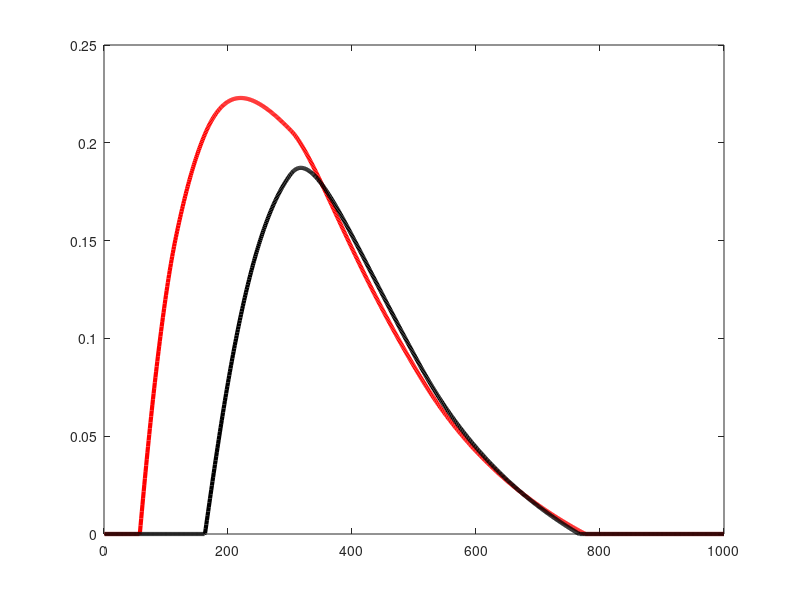
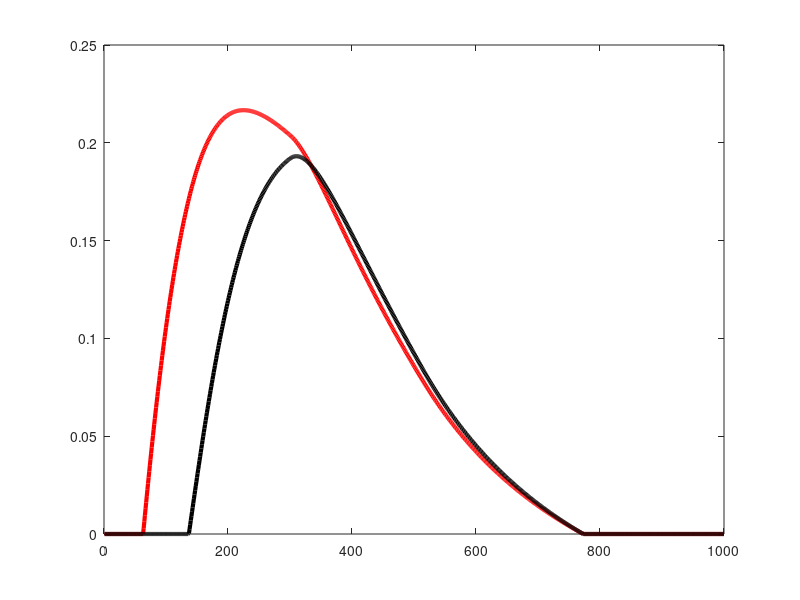
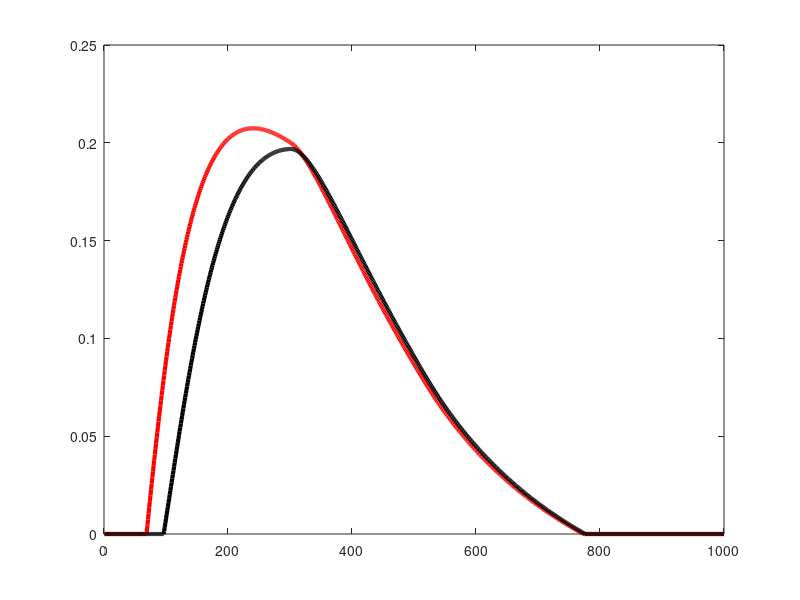
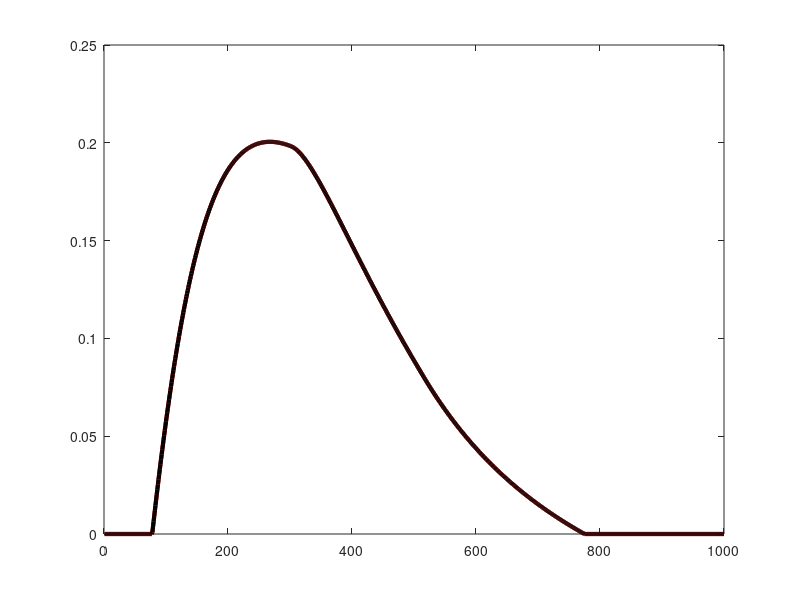

MATLAB code to generate these figures, in order:
function neural_output_before_IMG_adap
%%%%using the original gains to generate neural output for beh_model

clear;
close all;

repNO =7; %%%%7 levels of ba-da continue

input_bada_first100 = [1 0; 
              0.833 0.167;
              0.667 0.333;
              0.5 0.5; 
              0.333 0.667;
              0.167 0.833;
              0 1];
          
input_bada_101to300 = ones(7,2).*0.5;

%%%%time of input to layer1
audi_present_time_consonant = 100; %the duration of format transition in /ba/ /da/ as shown in F2
audi_present_time_vowel = 300; %stimuli duration in total in the beh exp;

inhibit= .3; 
thresh= .15; 
leak=.15;
VErev = 1; 
VIrev = -0.29; 
VLrev = 0; 
feedback= 0;
depletion= 0.324; 
recovery= 0.022; 

dtmem_orig = [.046; .015]./1.5; 
dtmem = dtmem_orig;
%dtmeminh = dtmem_orig; %%%%may have a synaptic gain for inh and leak unchanged
dtamp= dtmem_orig;

for repetition =1:repNO 
    % create 2 layers with 6 nodes per layer
    mem=zeros(2,6); % membrane potential
    amp=ones(2,6); % spike amplitude %%%%this is really the available neural resources
    out=zeros(2,6); % output
    
    % creat full connection from layer1 to layer2
    %%%%first 3 units nearby, last 3 units far away
    adjw = 0.22;
    farw = 0;
    cw1to2 = [1 adjw adjw farw farw farw;
        adjw 1 adjw farw farw farw;
        adjw adjw 1 farw farw farw;
        farw farw farw 1 adjw adjw;
        farw farw farw adjw 1 adjw;
        farw farw farw adjw adjw 1];

    cw2to1 = zeros(6,6);
    
    for t=1:2000
        
        % put spike amplitude (available resouces) and syanptic output into a results matrix
        % the order goes 1-6 in layer1 then 1-6 for layer2, ....
        amp_t(t,:,repetition)=reshape(amp',12,1);
        mem_t(t,:,repetition)=reshape(mem',12,1);
        out_t(t,:,repetition)=reshape(out',12,1);
        
        % establish excitatory inputs to layer 1
        %%%%clear input of ba-da continuum
        if t<=audi_present_time_consonant
            exc(1,:)=[input_bada_first100(repetition,:),zeros(1,4)]; %%%%assign input accordingly consonants
        elseif t>audi_present_time_consonant && t<=audi_present_time_vowel
            exc(1,:)=[input_bada_101to300(repetition,:),zeros(1,4)]; %%%%assign input accordingly vowel
        else %%%%no sound presented after audi_present_time
            exc(1,:) = zeros(1,6);
        end
        
        % inlcude one-to-two mapping for feedback to layer 1
        % no feedback, as the value sets to zero
        exc(1,:)=exc(1,:)+feedback.*out(2,:)*cw2to1;
        
        % one-to-many mapping (full) from layer 1 to 2
        exc(2,:)=out(1,:)*cw1to2;
        
        % calculate inhibition at each layer
        % this assumes self and lateral inhibition
        inh=sum(out,2);

        % update membrane potential for each layer
        for layer=1:2      
            mem(layer,:)=mem(layer,:) + (dtmem(layer,:).* (  ((VErev - mem(layer,:)).*exc(layer,:))   +  (leak.*(VLrev-mem(layer,:)))  +  (inhibit.*inh(layer,:)*(VIrev-mem(layer,:)))  ));
        end

        % update spike amplitude (available resources) for each layer
        for layer=1:2
            amp(layer,:)=amp(layer,:)+(dtamp(layer).*  (  (recovery.*(1-amp(layer,:)))  -  (depletion.*out(layer,:))  ));
        end
        
        % calculate above treshold spike probability
        prob=zeros(2,6);
        prob((mem-thresh)>0)=mem((mem-thresh)>0)-thresh;
        
        % calculate output
        out=amp.*prob; 
        exc_t(t,:,repetition)=reshape(exc',12,1);
    end
end

%%%%plot output of layer 2 for ba and da 
for i = 1:repNO
figure(i);
plot(out_t(1:1000,7,i),'r','LineWidth',3)
hold on; 
plot(out_t(1:1000,8,i),'k','LineWidth',3)
end

save('out_t_ba_da_cont_before_IMG_adap','out_t','input_bada_first100','input_bada_101to300');
fprintf('done');